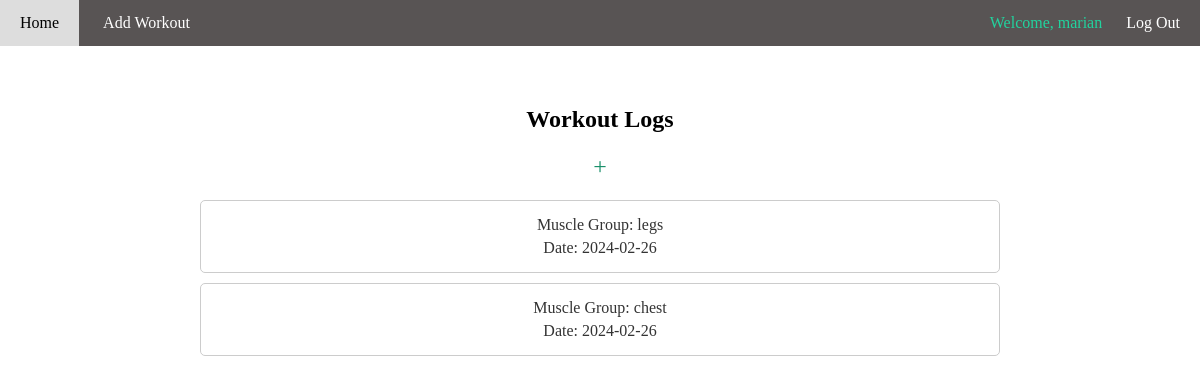
The app's page / (signed in), older data.
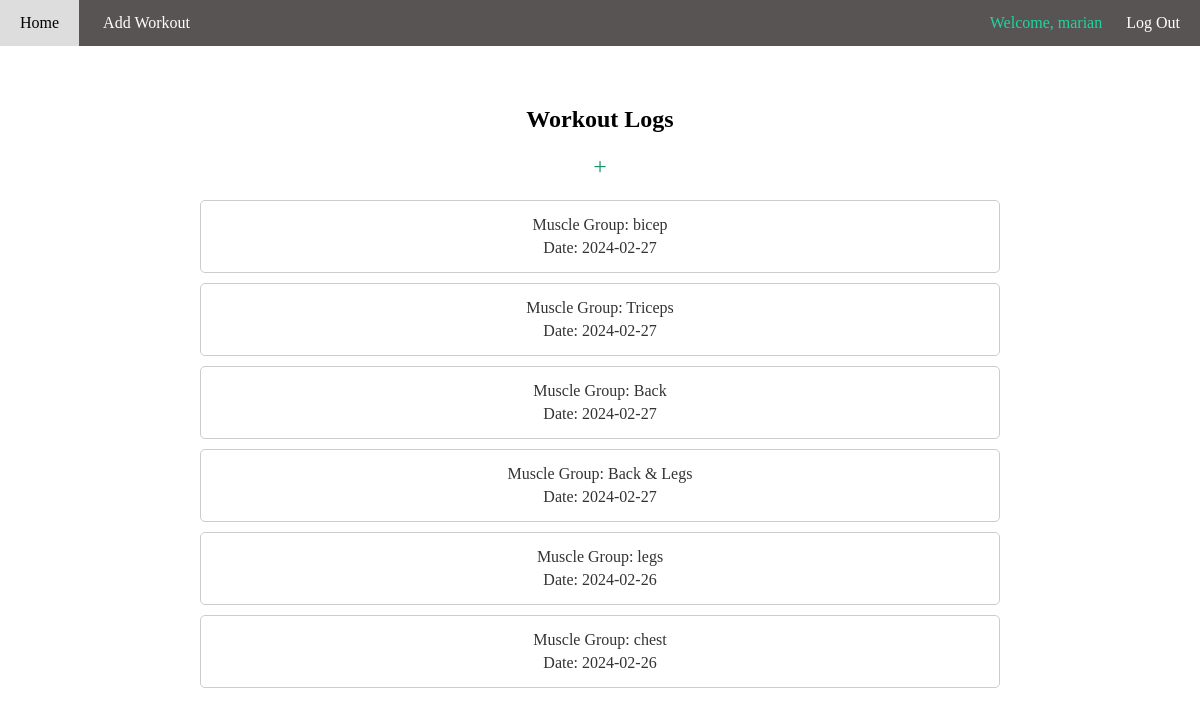
The same page, newer data.
### tables this page shows
CREATE TABLE logs (id INTEGER PRIMARY KEY AUTOINCREMENT NOT NULL, user_id INT NOT NULL, date DATE NOT NULL, muscle_group TEXT NOT NULL, FOREIGN KEY (user_id) REFERENCES users (id));

### app.py (the view)
@app.route("/")
@login_required
def index():
    logs = db.execute("""SELECT * FROM logs WHERE user_id = ?
                      ORDER BY date DESC""", session["user_id"])
    return render_template("index.html", logs = logs)

### app.py (called while the page is built)
@app.after_request
def after_request(response):
    response.headers["Cache-Control"] = "no-cache, no-store, must-revalidate"
    response.headers["Expires"] = 0
    response.headers["Pragma"] = "no-cache"
    return response

### helpers.py (called while the page is built)
def login_required(f):
    @wraps(f)
    def decorated_function(*args, **kwargs):
        if session.get("user_id") is None:
            return redirect("/login")
        return f(*args, **kwargs)
    return decorated_function

### templates/index.html (shortened to what this page needs)
{% extends "layout.html" %}
{% block main %}
    <div class="container3">
        <h2>Workout Logs</h2>
        <a href="/add_log" class="add_log_sign">+</a>
        <div class="logs">
            {% for log in logs %}
            <a href="/log/{{ log.id }}" class="log_details">
                <div class="log">
                    <p>Muscle Group: {{ log.muscle_group }}</p>
                    <p>Date: {{ log.date }}</p>
                </div>
            </a>
            {% endfor %}
        </div>
    </div>
{% endblock %}

### templates/layout.html (shortened to what this page needs)
<!DOCTYPE html>
<html lang="en">
<head>
    <link rel="stylesheet" href="{{ url_for('static', filename='styles.css') }}">
</head>
<body>
    <div class="navbar">
        {% if session["user_id"] %}
            <ul class="left">
                <li {% if request.path == '/' %} class="active" {% endif %}><a href="/">Home</a></li>
                <li {% if request.path == '/add_log' %} class="active" {% endif %}><a href="/add_log">Add Workout</a></li>
            </ul>
            <ul class="right">
                <li class="current_user"><span>Welcome, {{ session["username"] }}</span></li>
                <li><a href="/logout">Log Out</a></li>
            </ul>
        {% else %}
            <ul class="right">
                <li {% if request.path == '/login' %} class="active" {% endif %}><a href="/login">Login</a></li>
                <li {% if request.path == '/register' %} class="active" {% endif %}><a href="/register">Register</a></li>
            </ul>
        {% endif %}
      </div>
    <main class="container1">
        {% block main %}{% endblock %}
    </main>
</body>

### static/styles.css (style rules this page uses)
body { margin: 0; }
.navbar { background-color: #585454; overflow: hidden; }
.navbar ul { list-style-type: none; margin: 0; padding: 0; }
.navbar ul.left { float: left; }
.navbar ul.right { float: right; }
.navbar li { display: inline-block; }
.current_user { color:#22d39e; }
.navbar a { display: block; color: white; text-align: center; padding: 14px 20px; text-decoration: none !important; }
.navbar .active { background-color: #26bb8e; }
.container1 { max-width: 960px; margin: 20px auto; padding: 0 20px; box-sizing: border-box; }
h2 { text-align: center; }
p { margin-top: 15px; text-align: center; }
a { color: #007bff; text-decoration: none; }
.container3 { max-width: 800px; margin: 0 auto; padding: 20px; }
.add_log_sign { display: block; text-align: center; font-size: 24px; margin-bottom: 20px; color: #188f69; text-decoration: none !important; }
.logs { margin-top: 20px; }
.log_details { display: block; text-decoration: none !important; color: #333; }
.log { border: 1px solid #ccc; border-radius: 5px; padding: 10px; margin-bottom: 10px; }
.log p { margin: 5px 0; }

Row changes from the older to the newer data that the page shows:
added logs: muscle_group "bicep", date "2024-02-27"
added logs: muscle_group "Triceps", date "2024-02-27"
added logs: muscle_group "Back", date "2024-02-27"
added logs: muscle_group "Back & Legs", date "2024-02-27"
